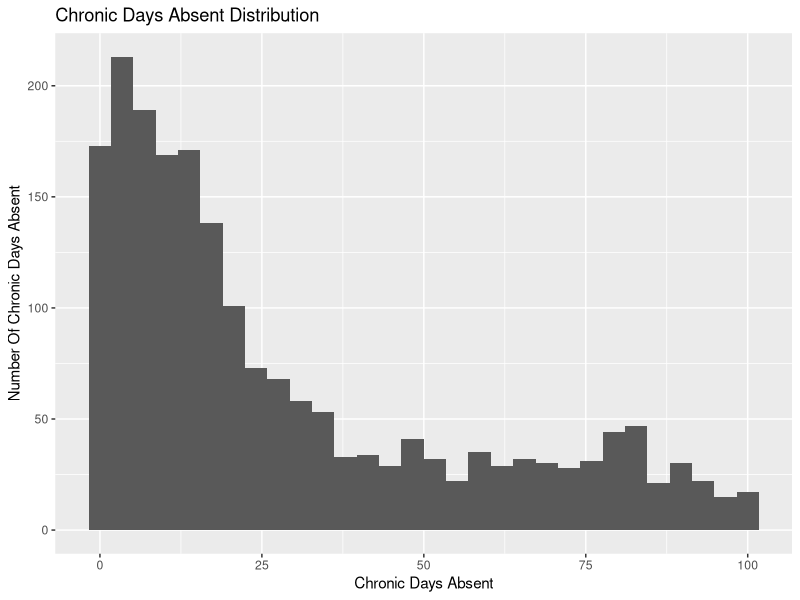
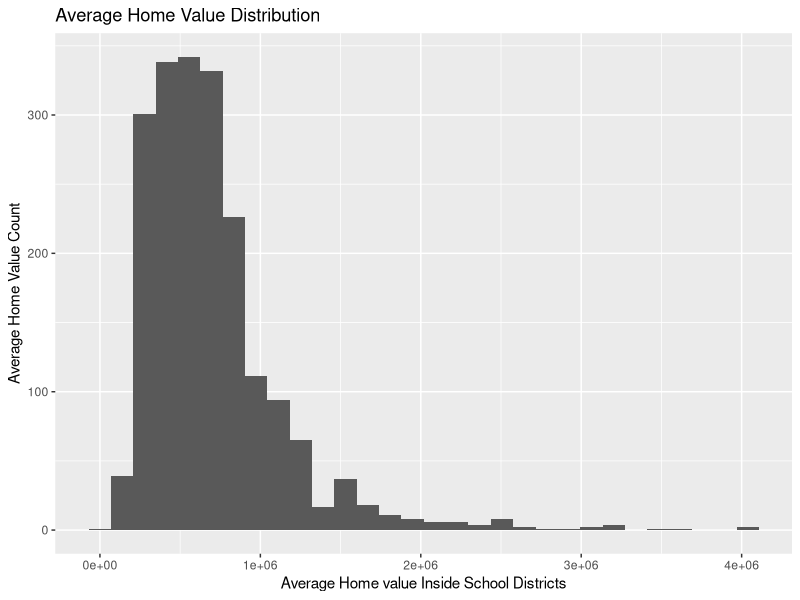
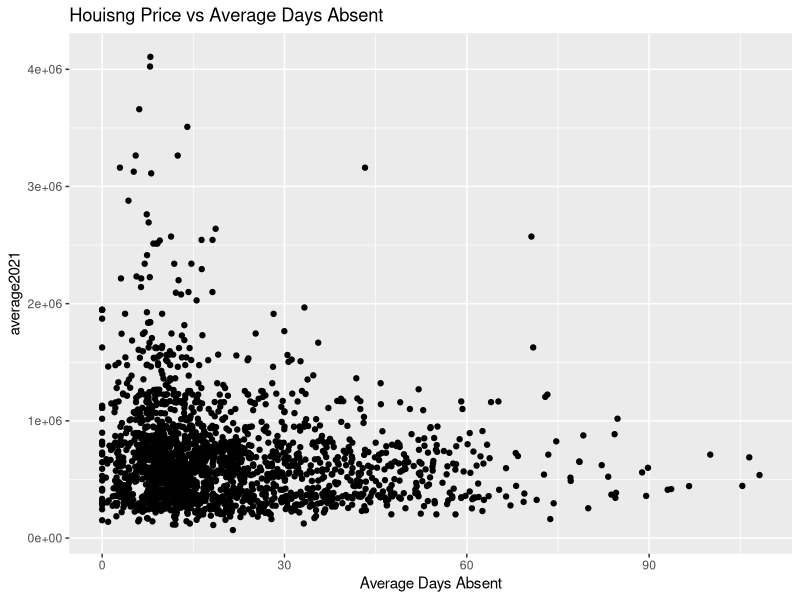
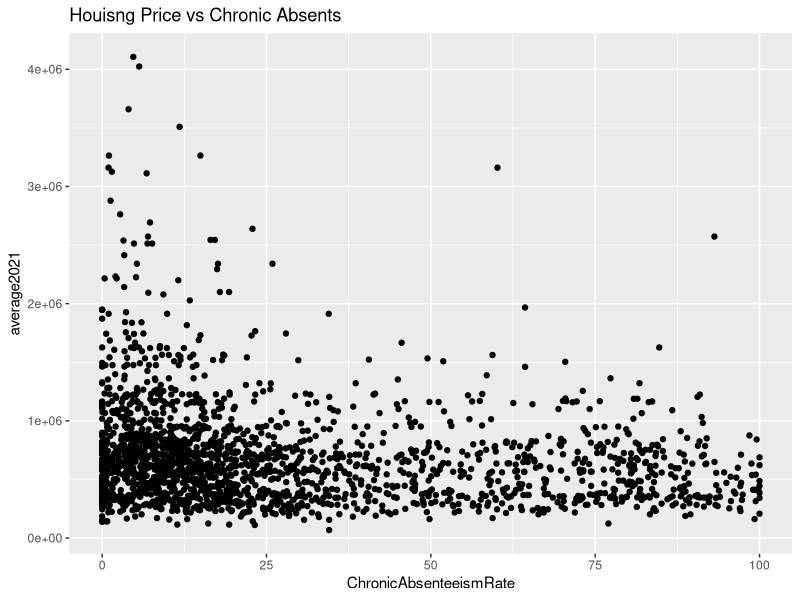
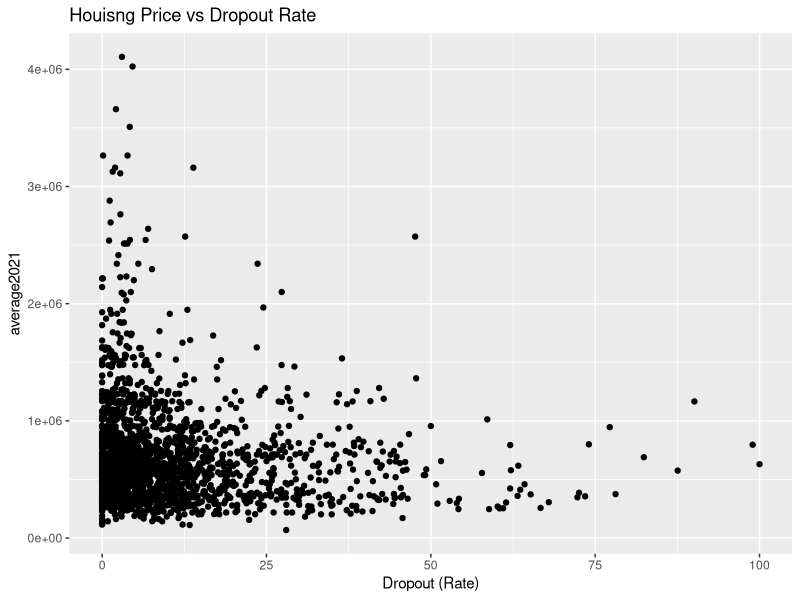
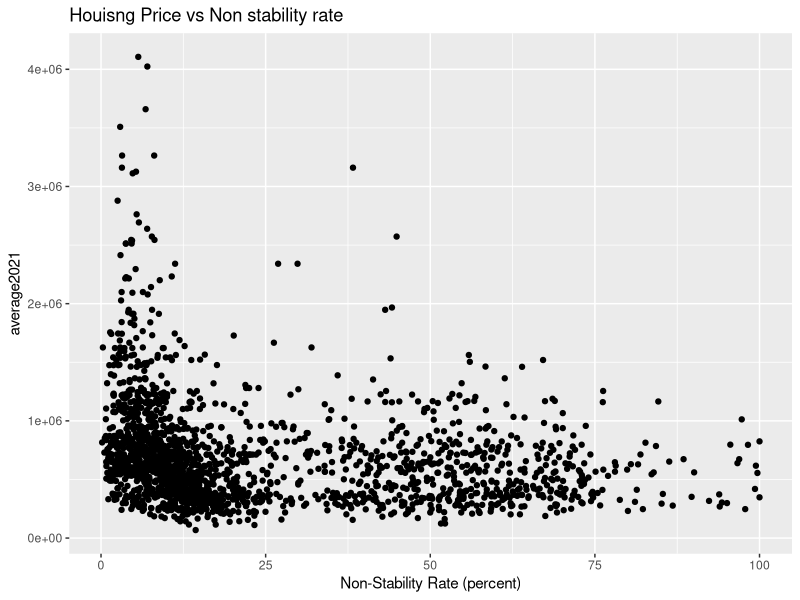
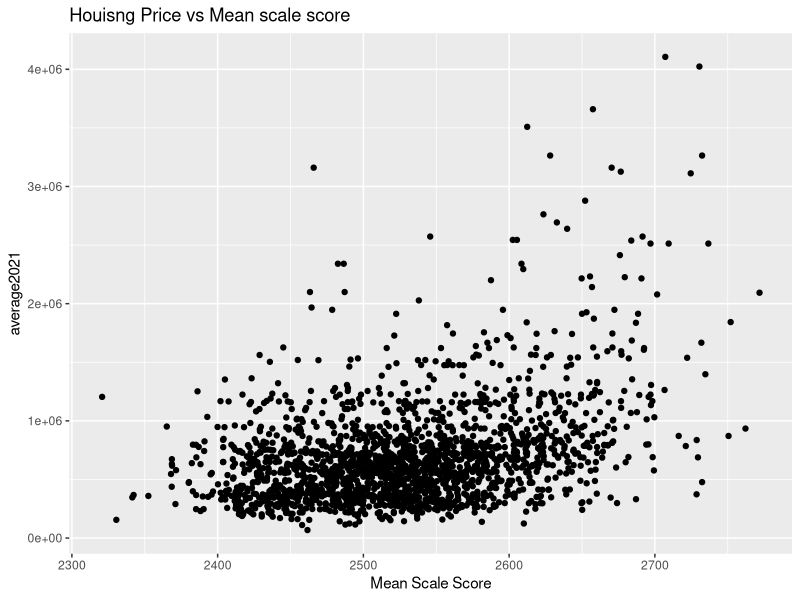
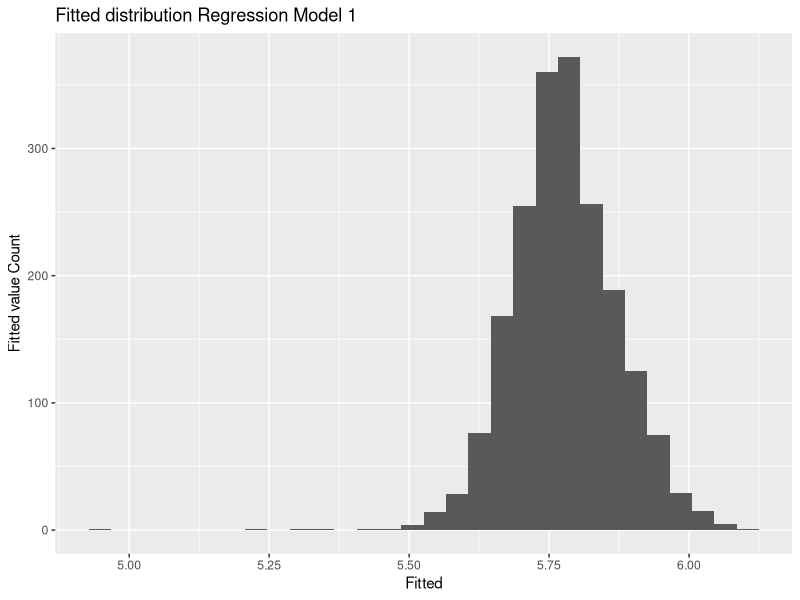

The R script that drew these images, in order:
## ---- chunk 1
knitr::opts_chunk$set(echo = FALSE)
## ---- chunk 2
library(tidyverse)
library(stringr)
library(knitr)
library(skimr)
library(broom)
library(readr)
library(car) 
## ---- chunk 3
data <- read_csv("data/data.csv")
glimpse(data)
## ---- chunk 4
ggplot(data = data, aes(x =ChronicAbsenteeismRate)) + geom_histogram() +
labs(x ="Chronic Days Absent",
y = "Number Of Chronic Days Absent",
title = "Chronic Days Absent Distribution")

data %>%
  summarise(max = max(ChronicAbsenteeismRate),
            min = min(ChronicAbsenteeismRate),
            mean = mean(ChronicAbsenteeismRate),
            med = median(ChronicAbsenteeismRate),
            sd = sd(ChronicAbsenteeismRate))


ggplot(data = data, aes(x =average2021)) +
  geom_histogram() +
  labs(x ="Average Home value Inside School Districts",
       y = "Average Home Value Count", 
       title = "Average Home Value Distribution")
data %>%
  summarise(max = max(average2021),
            min = min(average2021),
            mean = mean(average2021),
            med = median(average2021),
            sd = sd(average2021))

ggplot(data = data, aes(y = average2021, x = `Average Days Absent`)) +
               geom_point() +
               labs(title = "Houisng Price vs Average Days Absent")
ggplot(data = data, aes(y = average2021, x = ChronicAbsenteeismRate)) +
               geom_point() +
               labs(title = "Houisng Price vs Chronic Absents")
ggplot(data = data, aes(y = average2021, x = `Dropout (Rate)`)) +
               geom_point() +
               labs(title = "Houisng Price vs Dropout Rate")
ggplot(data = data, aes(y = average2021, x = `Non-Stability Rate (percent)`)) +
               geom_point() +
               labs(title = "Houisng Price vs Non stability rate")
ggplot(data = data, aes(y = average2021, x = `Mean Scale Score`)) +
               geom_point() +
               labs(title = "Houisng Price vs Mean scale score")
## ---- chunk 5
data <- data %>% 
  mutate(average2021= log10(average2021))
data <- data %>% 
  mutate(
    `Average Days Absent`= (`Average Days Absent` - mean(`Average Days Absent`)) / sd(`Average Days Absent`),
    ChronicAbsenteeismRate= (ChronicAbsenteeismRate - mean(ChronicAbsenteeismRate)) / sd(ChronicAbsenteeismRate),
    `Dropout (Rate)`= (`Dropout (Rate)` - mean(`Dropout (Rate)`)) / sd(`Dropout (Rate)`),
    `Non-Stability Rate (percent)`= (`Non-Stability Rate (percent)` - mean(`Non-Stability Rate (percent)`)) / sd(`Non-Stability Rate (percent)`),
    `Suspension Rate (Total)`= (`Suspension Rate (Total)` - mean(`Suspension Rate (Total)`)) / sd(`Suspension Rate (Total)`),
    `Mean Scale Score`= (`Mean Scale Score` - mean(`Mean Scale Score`)) / sd(`Mean Scale Score`),
)
## ---- chunk 6
reg_model <- lm(average2021 ~ `Average Days Absent`+ ChronicAbsenteeismRate+ `Dropout (Rate)`+ `Non-Stability Rate (percent)`+ `Suspension Rate (Total)`+ `Mean Scale Score`,  data = data)
  tidy(reg_model, conf.int = TRUE) %>% # output model
  kable(digits = 3) # format model output

reg_model2 <- lm(average2021 ~ `Average Days Absent`+ ChronicAbsenteeismRate+ `Dropout (Rate)`+ `Suspension Rate (Total)`+ `Mean Scale Score`,  data = data)
  tidy(reg_model2, conf.int = TRUE) %>% # output model
  kable(digits = 3) # format model output
  
reg_model3 <- lm(average2021 ~ `Average Days Absent`+ ChronicAbsenteeismRate+ `Dropout (Rate)`+ `Non-Stability Rate (percent)`+ `Mean Scale Score`,  data = data)
  tidy(reg_model3, conf.int = TRUE) %>% # output model
  kable(digits = 3) # format model output
  
## ---- chunk 7
ggplot(data = reg_model, aes(x = reg_model$fitted.values)) +
  geom_histogram() +
  labs(x = "Fitted",
       y = "Fitted value Count",
       title = "Fitted distribution Regression Model 1")

arm::binnedplot(reg_model$fitted.values ,reg_model$residuals, 
    xlab="Home Value", ylab="Average residual", 
    main="Home Value vs. Average residuals", col.int="gray")

ggplot(data = reg_model2, aes(x = reg_model2$fitted.values)) +
  geom_histogram() +
  labs(x = "Fitted",
       y = "Fitted value Count",
       title = "Fitted distribution Regression Model 2")

arm::binnedplot(reg_model2$fitted.values ,reg_model2$residuals, 
    xlab="Home Value", ylab="Average residual", 
    main="Home Value vs. Average residuals", col.int="gray")

ggplot(data = reg_model3, aes(x = reg_model3$fitted.values)) +
  geom_histogram() +
  labs(x = "Fitted",
       y = "Fitted value Count",
       title = "Fitted distribution Regression Model 3")
arm::binnedplot(reg_model3$fitted.values ,reg_model3$residuals, 
    xlab="Home Value", ylab="Average residual", 
    main="Home Value vs. Average residuals", col.int="gray")
## ---- chunk 8
anova(reg_model2, reg_model, test = "Chisq")
anova(reg_model3, reg_model, test = "Chisq")
summary(reg_model2)
vif(reg_model2)
## ---- chunk 9
print("average residual for the model is")
print(mean(reg_model2$residuals))
